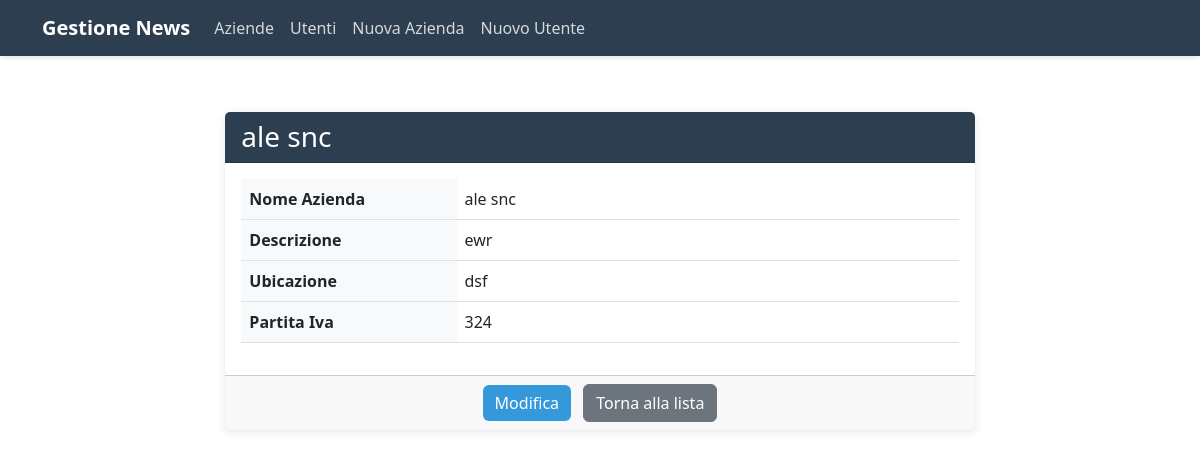
The page /aziende/azienda/3/ on the database as committed earlier.
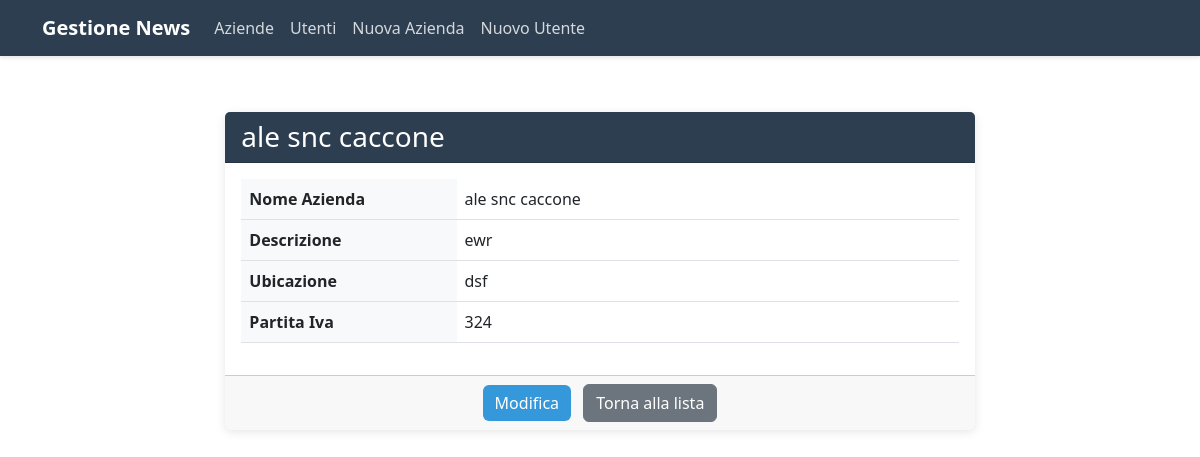
The same page on the database as committed later.
### News/models.py (models this page shows, shortened)
class Azienda(models.Model):
    ut_registrazione = models.ForeignKey(Utente, on_delete=models.CASCADE, related_name='AUtente')
    nome = models.CharField(max_length=20, null=False)
    ubicazione = models.CharField(max_length=50, null=False)
    p_iva = models.IntegerField()
    descrizione = models.TextField(max_length=250)
    class Meta:
        verbose_name = 'Azienda'
        verbose_name_plural = 'Aziende'

### News/views.py (the view)
# urls.py: path('azienda/<int:pk>/', azienda_detail, name='azienda-detail'),
def azienda_detail(request, pk):
    azienda = get_object_or_404(Azienda, pk=pk)
    context = {
        'azienda': azienda,
    }
    return render(request, 'News/AziendaDetail.html', context)

### News/templates/News/AziendaDetail.html (shortened to what this page needs)
{% extends 'News/base.html' %}
{% block content %}
<div class="row justify-content-center">
    <div class="col-md-8">
        <div class="card">
            <div class="card-header bg-primary text-white">
                <h3 class="card-title mb-0">{{ azienda.nome }}</h3>
            </div>
            <div class="card-body">
                <div class="table-responsive">
                    <table class="table table-hover">
                        <tbody>
                            <tr>
                                <th style="width: 30%">Nome Azienda</th>
                                <td>{{ azienda.nome }}</td>
                            </tr>
                            <tr>
                                <th>Descrizione</th>
                                <td>{{ azienda.descrizione }}</td>
                            </tr>
                            <tr>
                                <th>Ubicazione</th>
                                <td>{{ azienda.ubicazione|default:"Non specificato" }}</td>
                            </tr>
                            <tr>
                                <th>Partita Iva</th>
                                <td>{{ azienda.p_iva|default:"Non specificata" }}</td>
                            </tr>
                        </tbody>
                    </table>
                </div>
            </div>
            <div class="card-footer text-center">
                <a href="{% url 'update-azienda' azienda.pk %}" class="btn btn-primary me-2">Modifica</a>
                <a href="{% url 'aziende' %}" class="btn btn-secondary">Torna alla lista</a>
            </div>
        </div>
    </div>
</div>
{% endblock %}

Rows that differ between the two databases and show on the page:
changed Azienda "ewr": nome "ale snc" → "ale snc caccone"
